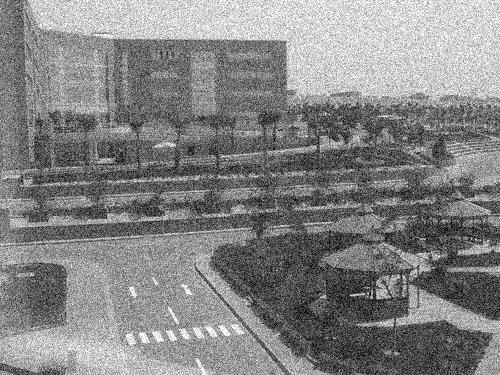
#> input picture Assignment 1/description/GUC.jpg, 500 x 375 px, found by its file name
$ python filterImage.py
#> lines starting #> are read from the running program, lines starting #| are printed output that depends on the picture
import math
import os
import cv2
import matplotlib.pyplot as plt
import numpy as np

img_file = r'/Users/hadilekhalifa/Desktop/guc.jpg'
img = cv2.imread(img_file, 0)
#> img is the input picture: shape (375, 500); min 0, max 255, mean 132
# thedirectory where i will save the output images
directory = r'/Users/hadilekhalifa/Desktop/task2'
os.chdir(directory)


def filterimg(image, type, cutoff, order):
#> called with type = 'idealfilter', cutoff = 5, order = 0
    imgarr = np.fft.fftshift(np.fft.fft2(image))
    height = len(imgarr)
#> height = 375
    width = len(imgarr[0])
#> width = 500
    array = [[0 for x in range(len(imgarr[0]))] for y in range(len(imgarr))]
#> array = 375 items
    for i in range(len(imgarr)):
        for j in range(len(imgarr[0])):
            array[i][j] = math.sqrt(pow(i - height / 2, 2) + pow(j - width / 2, 2))
    if type == "idealfilter":
        imat = [[0 for x in range(len(imgarr[0]))] for y in range(len(imgarr))]
#> imat = 375 items
        for i in range(len(imat)):
            for j in range(len(imat[0])):
                if array[i][j] <= cutoff:
                    imat[i][j] = 1
                else:
                    imat[i][j] = 0
        for m in range(len(img) - 1):
            for n in range(len(img[0]) - 1):
                imgarr[m][n] = imgarr[m][n] * imat[m][n]
    if type == "butterworthfilter":
        bmat = [[0 for x in range(len(imgarr[0]))] for y in range(len(imgarr))]
        for i in range(len(bmat)):
            for j in range(len(bmat[0])):
                bmat[i][j] = 1 / (1 + pow((array[i][j] / cutoff), 2 * order))
        for x in range(len(imgarr)):
            for y in range(len(imgarr[0])):
                imgarr[x][y] = imgarr[x][y] * bmat[x][y]
    if type == "guassian":
        gmat = [[0 for x in range(len(imgarr[0]))] for y in range(len(imgarr))]
        for i in range(len(gmat)):
            for j in range(len(gmat[0])):
                gmat[i][j] = math.exp(-pow(array[i][j], 2) / (2 * pow(cutoff, 2)))
        for x in range(len(imgarr)):
            for y in range(len(imgarr[0])):
                imgarr[x][y] = imgarr[x][y] * gmat[x][y]
    imgarr = np.fft.ifft2(np.fft.ifftshift(imgarr))
    return imgarr


GUC_ILPF_5 = filterimg(img, "idealfilter", 5, 0)
GUC_ILPF_30 = filterimg(img, "idealfilter", 30, 0)
GUC_ILPF_50 = filterimg(img, "idealfilter", 50, 0)
GUC_BLPF_5 = filterimg(img, "butterworthfilter", 5, 0)
GUC_BLPF_30 = filterimg(img, "butterworthfilter", 30, 0)
GUC_BLPF_50 = filterimg(img, "butterworthfilter", 50, 0)
GUC_GLPF_5 = filterimg(img, "guassian", 5, 0)
GUC_GLPF_30 = filterimg(img, "guassian", 30, 0)
GUC_GLPF_50 = filterimg(img, "guassian", 50, 0)

x1 = np.real(GUC_ILPF_5)
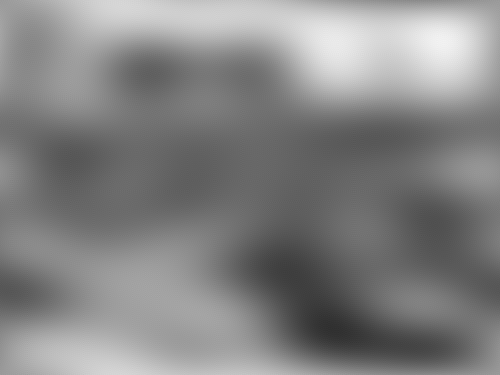
#> x1: shape (375, 500) float64; min 46.44, max 243.5, mean 132
plt.imshow(x1, cmap="gray")
plt.imsave("GUC_ILPF_5.jpg", x1, cmap="gray")
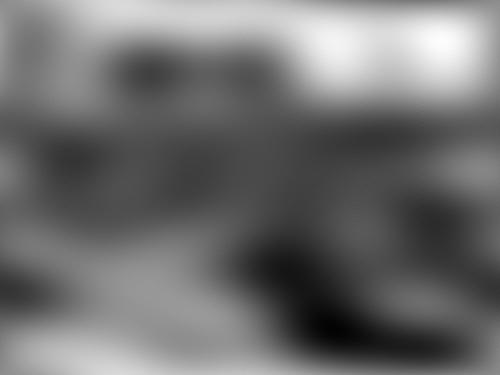
#> saved as GUC_ILPF_5.jpg: shape (375, 500, 3); min 2, max 253, mean 110.5

x2 = np.real(GUC_ILPF_30)
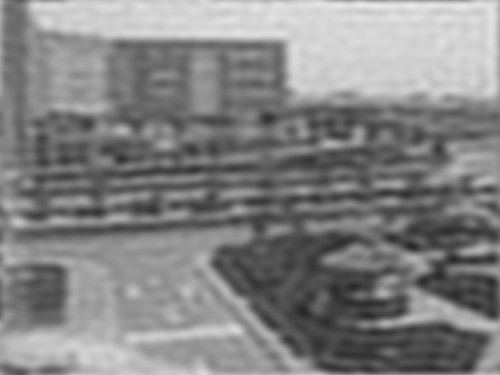
#> x2: shape (375, 500) float64; min 38.16, max 234.9, mean 132
plt.imshow(x2, cmap="gray")
plt.imsave("GUC_ILPF_30.jpg", x2, cmap="gray")

x3 = np.real(GUC_ILPF_50)
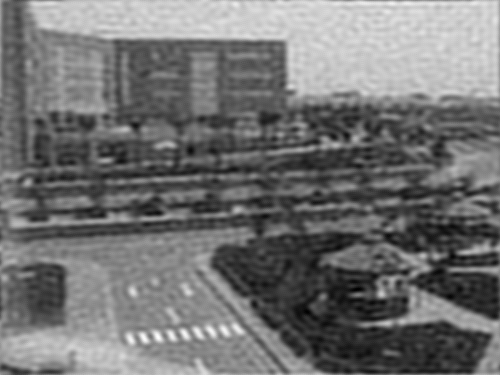
#> x3: shape (375, 500) float64; min 29.66, max 257.3, mean 132; drawn with min black and max white
plt.imshow(x3, cmap="gray")
plt.imsave("GUC_ILPF_50.jpg", x3, cmap="gray")

x4 = np.real(GUC_BLPF_5)
plt.imshow(x4, cmap="gray")
plt.imsave("GUC_BLPF_5.jpg", x4, cmap="gray")

x5 = np.real(GUC_BLPF_30)
plt.imshow(x5, cmap="gray")
plt.imsave("GUC_BLPF_30.jpg", x5, cmap="gray")

x6 = np.real(GUC_BLPF_50)
plt.imshow(x6, cmap="gray")
plt.imsave("GUC_BLPF_50.jpg", x6, cmap="gray")

x7 = np.real(GUC_GLPF_5)
plt.imshow(x7, cmap="gray")
plt.imsave("GUC_GLPF_5.jpg", x7, cmap="gray")
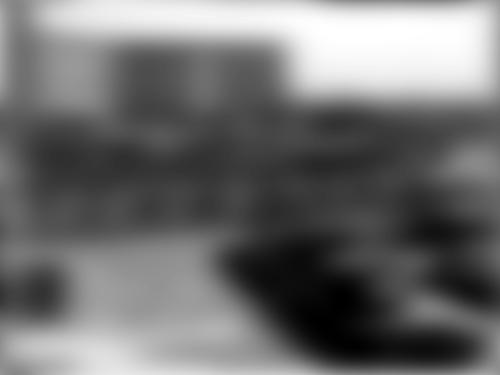
#> saved as GUC_GLPF_5.jpg: shape (375, 500, 3); min 0, max 255, mean 111.3

x8 = np.real(GUC_GLPF_30)
plt.imshow(x8, cmap="gray")
plt.imsave("GUC_GLPF_30.jpg", x8, cmap="gray")
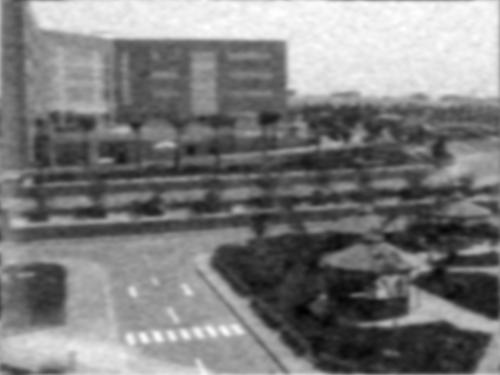
#> saved as GUC_GLPF_30.jpg: shape (375, 500, 3); min 0, max 255, mean 124.2

x9 = np.real(GUC_GLPF_50)
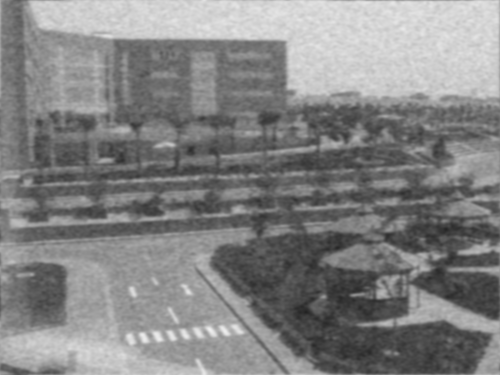
#> x9: shape (375, 500) float64; min 35.43, max 239.1, mean 132
plt.imshow(x9, cmap="gray")
plt.imsave("GUC_GLPF_50.jpg", x9, cmap="gray")

$ run again, with Assignment 1/description/Suez Canal.png saved as Assignment 1/description/GUC.jpg
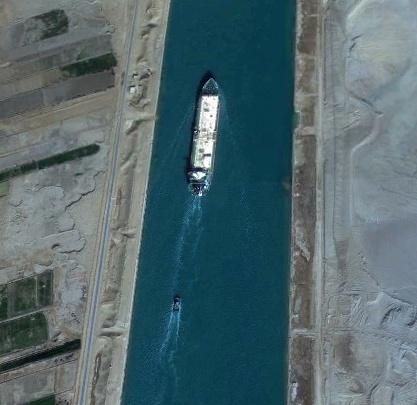
#> input picture Assignment 1/description/Suez Canal.png, 417 x 405 px, found by its file name
#> height = 405
#> width = 417
#> array = 405 items
#> `plt.imsave("GUC_GLPF_5.jpg", x7, cmap="gray")`:
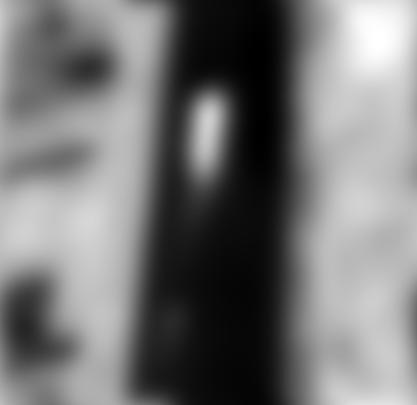
#> saved as GUC_GLPF_5.jpg: shape (405, 417, 3); min 0, max 255, mean 117.5
#> `x8 = np.real(GUC_GLPF_30)`:
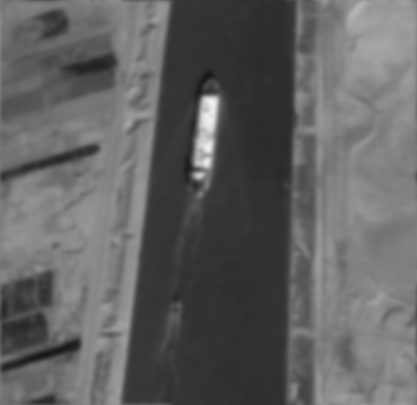
#> x8: shape (405, 417) float64; min 22.54, max 241, mean 97.9
